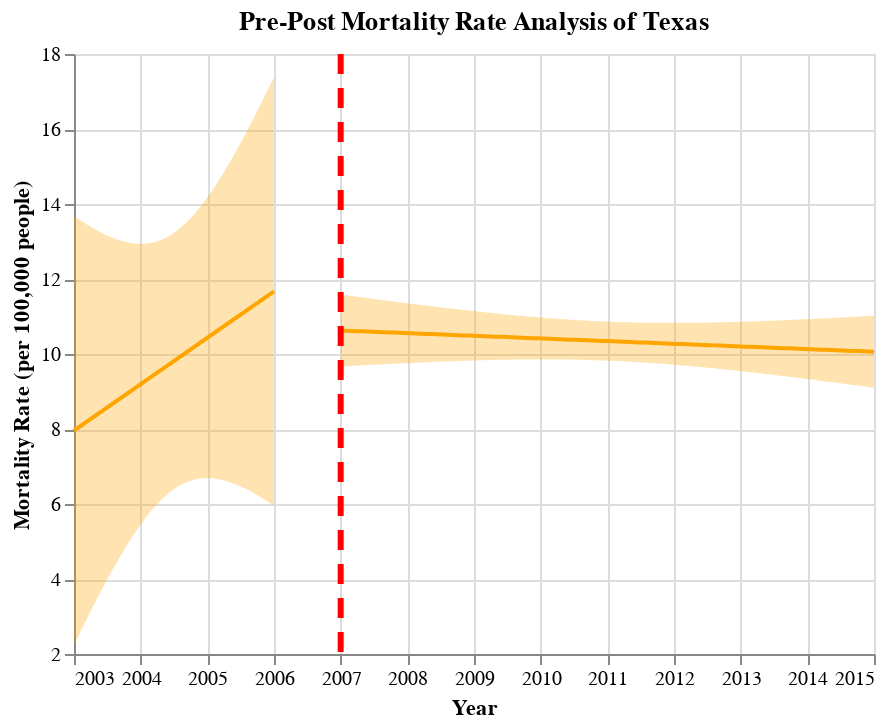

The cell this chart's notebook holds for it:
### Code cell
## Generate Pre-Post Graphs for TX
fit, reg_chart_pre_TX = get_reg_fit_TX(
    death_data_TX_subset_grouped_pre, 
    yvar="average_deaths_state", 
    xvar="YEAR", 
    alpha=0.05
)
reg_chart_pre_TX

fit, reg_chart_post_TX = get_reg_fit_TX(
    death_data_TX_subset_grouped_post, 
    yvar="average_deaths_state", 
    xvar="YEAR", 
    alpha=0.05
)

## Create line post-policy implementation
line_2007 = alt.Chart(pd.DataFrame({'x': [2007]})).mark_rule(strokeDash=[10, 7], color = "red", strokeWidth=3).encode(x='x')

## Generate final pre-post graph for TX
pre_post_TX = reg_chart_pre_TX + reg_chart_post_TX + line_2007
pre_post_TX.properties(title="Pre-Post Mortality Rate Analysis of Texas")

### Figure 1 — Vega-Lite specification as saved in the notebook (floating-point values rounded to 4 significant figures)
{"config": {"view": {"continuousWidth": 400, "continuousHeight": 300}}, "layer": [{"mark": {"type": "errorband", "color": "orange"}, "encoding": {"x": {"field": "YEAR", "type": "quantitative"}, "y": {"field": "ci_low", "title": "", "type": "quantitative"}, "y2": {"field": "ci_high"}}}, {"mark": {"type": "line", "color": "orange"}, "encoding": {"x": {"axis": {"format": "T", "title": "Year"}, "field": "YEAR", "scale": {"zero": false}, "type": "quantitative"}, "y": {"field": "average_deaths_state", "scale": {"zero": false}, "title": "Mortality Rate (per 100,000 people)", "type": "quantitative"}}}, {"layer": [{"mark": {"type": "errorband", "color": "orange"}, "encoding": {"x": {"field": "YEAR", "type": "quantitative"}, "y": {"field": "ci_low", "title": "", "type": "quantitative"}, "y2": {"field": "ci_high"}}}, {"mark": {"type": "line", "color": "orange"}, "encoding": {"x": {"axis": {"format": "T", "title": "Year"}, "field": "YEAR", "scale": {"zero": false}, "type": "quantitative"}, "y": {"field": "average_deaths_state", "scale": {"zero": false}, "title": "Mortality Rate (per 100,000 people)", "type": "quantitative"}}}], "data": {"name": "data-89194dc89a6ae8d8406c704aa99a92a1"}}, {"data": {"name": "data-d625a43cca235c1e9ceabc0e922fc9ef"}, "mark": {"type": "rule", "color": "red", "strokeDash": [10, 7], "strokeWidth": 3}, "encoding": {"x": {"field": "x", "type": "quantitative"}}}], "data": {"name": "data-3cf846b39836afc11c0beb635748a1e0"}, "title": "Pre-Post Mortality Rate Analysis of Texas", "$schema": "https://vega.github.io/schema/vega-lite/v4.17.0.json", "datasets": {"data-3cf846b39836afc11c0beb635748a1e0": [{"YEAR": 2003.0, "average_deaths_state": 7.958, "ci_low": 2.242, "ci_high": 13.67}, {"YEAR": 2003.0, "average_deaths_state": 7.995, "ci_low": 2.352, "ci_high": 13.64}, {"YEAR": 2003.0, "average_deaths_state": 8.032, "ci_low": 2.462, "ci_high": 13.6}, {"YEAR": 2003.0, "average_deaths_state": 8.069, "ci_low": 2.571, "ci_high": 13.57}, {"YEAR": 2003.0, "average_deaths_state": 8.107, "ci_low": 2.68, "ci_high": 13.53}, {"YEAR": 2003.0, "average_deaths_state": 8.144, "ci_low": 2.788, "ci_high": 13.5}, {"YEAR": 2003.0, "average_deaths_state": 8.181, "ci_low": 2.895, "ci_high": 13.47}, {"YEAR": 2003.0, "average_deaths_state": 8.218, "ci_low": 3.002, "ci_high": 13.43}, {"YEAR": 2003.0, "average_deaths_state": 8.255, "ci_low": 3.108, "ci_high": 13.4}, {"YEAR": 2003.0, "average_deaths_state": 8.292, "ci_low": 3.213, "ci_high": 13.37}, {"YEAR": 2003.0, "average_deaths_state": 8.329, "ci_low": 3.318, "ci_high": 13.34}, {"YEAR": 2003.0, "average_deaths_state": 8.366, "ci_low": 3.421, "ci_high": 13.31}, {"YEAR": 2003.0, "average_deaths_state": 8.403, "ci_low": 3.524, "ci_high": 13.28}, {"YEAR": 2003.0, "average_deaths_state": 8.441, "ci_low": 3.626, "ci_high": 13.25}, {"YEAR": 2003.0, "average_deaths_state": 8.478, "ci_low": 3.728, "ci_high": 13.23}, {"YEAR": 2003.0, "average_deaths_state": 8.515, "ci_low": 3.828, "ci_high": 13.2}, {"YEAR": 2003.0, "average_deaths_state": 8.552, "ci_low": 3.927, "ci_high": 13.18}, {"YEAR": 2004.0, "average_deaths_state": 8.589, "ci_low": 4.026, "ci_high": 13.15}, {"YEAR": 2004.0, "average_deaths_state": 8.626, "ci_low": 4.123, "ci_high": 13.13}, {"YEAR": 2004.0, "average_deaths_state": 8.663, "ci_low": 4.22, "ci_high": 13.11}, {"YEAR": 2004.0, "average_deaths_state": 8.7, "ci_low": 4.315, "ci_high": 13.09}, {"YEAR": 2004.0, "average_deaths_state": 8.737, "ci_low": 4.409, "ci_high": 13.07}, {"YEAR": 2004.0, "average_deaths_state": 8.775, "ci_low": 4.501, "ci_high": 13.05}, {"YEAR": 2004.0, "average_deaths_state": 8.812, "ci_low": 4.593, "ci_high": 13.03}, {"YEAR": 2004.0, "average_deaths_state": 8.849, "ci_low": 4.683, "ci_high": 13.01}, {"YEAR": 2004.0, "average_deaths_state": 8.886, "ci_low": 4.772, "ci_high": 13.0}, {"YEAR": 2004.0, "average_deaths_state": 8.923, "ci_low": 4.86, "ci_high": 12.99}, {"YEAR": 2004.0, "average_deaths_state": 8.96, "ci_low": 4.946, "ci_high": 12.97}, {"YEAR": 2004.0, "average_deaths_state": 8.997, "ci_low": 5.03, "ci_high": 12.96}, {"YEAR": 2004.0, "average_deaths_state": 9.034, "ci_low": 5.113, "ci_high": 12.96}, {"YEAR": 2004.0, "average_deaths_state": 9.071, "ci_low": 5.194, "ci_high": 12.95}, {"YEAR": 2004.0, "average_deaths_state": 9.109, "ci_low": 5.274, "ci_high": 12.94}, {"YEAR": 2004.0, "average_deaths_state": 9.146, "ci_low": 5.352, "ci_high": 12.94}, {"YEAR": 2004.0, "average_deaths_state": 9.183, "ci_low": 5.428, "ci_high": 12.94}, {"YEAR": 2004.0, "average_deaths_state": 9.22, "ci_low": 5.502, "ci_high": 12.94}, {"YEAR": 2004.0, "average_deaths_state": 9.257, "ci_low": 5.574, "ci_high": 12.94}, {"YEAR": 2004.0, "average_deaths_state": 9.294, "ci_low": 5.645, "ci_high": 12.94}, {"YEAR": 2004.0, "average_deaths_state": 9.331, "ci_low": 5.713, "ci_high": 12.95}, {"YEAR": 2004.0, "average_deaths_state": 9.368, "ci_low": 5.779, "ci_high": 12.96}, {"YEAR": 2004.0, "average_deaths_state": 9.405, "ci_low": 5.843, "ci_high": 12.97}, {"YEAR": 2004.0, "average_deaths_state": 9.443, "ci_low": 5.905, "ci_high": 12.98}, {"YEAR": 2004.0, "average_deaths_state": 9.48, "ci_low": 5.965, "ci_high": 12.99}, {"YEAR": 2004.0, "average_deaths_state": 9.517, "ci_low": 6.023, "ci_high": 13.01}, {"YEAR": 2004.0, "average_deaths_state": 9.554, "ci_low": 6.078, "ci_high": 13.03}, {"YEAR": 2004.0, "average_deaths_state": 9.591, "ci_low": 6.131, "ci_high": 13.05}, {"YEAR": 2004.0, "average_deaths_state": 9.628, "ci_low": 6.181, "ci_high": 13.08}, {"YEAR": 2004.0, "average_deaths_state": 9.665, "ci_low": 6.229, "ci_high": 13.1}, {"YEAR": 2004.0, "average_deaths_state": 9.702, "ci_low": 6.275, "ci_high": 13.13}, {"YEAR": 2004.0, "average_deaths_state": 9.74, "ci_low": 6.318, "ci_high": 13.16}, {"YEAR": 2004.0, "average_deaths_state": 9.777, "ci_low": 6.359, "ci_high": 13.19}, {"YEAR": 2004.0, "average_deaths_state": 9.814, "ci_low": 6.397, "ci_high": 13.23}, {"YEAR": 2005.0, "average_deaths_state": 9.851, "ci_low": 6.433, "ci_high": 13.27}, {"YEAR": 2005.0, "average_deaths_state": 9.888, "ci_low": 6.467, "ci_high": 13.31}, {"YEAR": 2005.0, "average_deaths_state": 9.925, "ci_low": 6.498, "ci_high": 13.35}, {"YEAR": 2005.0, "average_deaths_state": 9.962, "ci_low": 6.526, "ci_high": 13.4}, {"YEAR": 2005.0, "average_deaths_state": 9.999, "ci_low": 6.552, "ci_high": 13.45}, {"YEAR": 2005.0, "average_deaths_state": 10.04, "ci_low": 6.576, "ci_high": 13.5}, {"YEAR": 2005.0, "average_deaths_state": 10.07, "ci_low": 6.598, "ci_high": 13.55}, {"YEAR": 2005.0, "average_deaths_state": 10.11, "ci_low": 6.617, "ci_high": 13.6}, {"YEAR": 2005.0, "average_deaths_state": 10.15, "ci_low": 6.633, "ci_high": 13.66}, {"YEAR": 2005.0, "average_deaths_state": 10.18, "ci_low": 6.648, "ci_high": 13.72}, {"YEAR": 2005.0, "average_deaths_state": 10.22, "ci_low": 6.66, "ci_high": 13.78}, {"YEAR": 2005.0, "average_deaths_state": 10.26, "ci_low": 6.67, "ci_high": 13.85}, {"YEAR": 2005.0, "average_deaths_state": 10.3, "ci_low": 6.678, "ci_high": 13.91}, {"YEAR": 2005.0, "average_deaths_state": 10.33, "ci_low": 6.684, "ci_high": 13.98}, {"YEAR": 2005.0, "average_deaths_state": 10.37, "ci_low": 6.688, "ci_high": 14.05}, {"YEAR": 2005.0, "average_deaths_state": 10.41, "ci_low": 6.69, "ci_high": 14.13}, {"YEAR": 2005.0, "average_deaths_state": 10.44, "ci_low": 6.69, "ci_high": 14.2}, {"YEAR": 2005.0, "average_deaths_state": 10.48, "ci_low": 6.688, "ci_high": 14.28}, {"YEAR": 2005.0, "average_deaths_state": 10.52, "ci_low": 6.684, "ci_high": 14.35}, {"YEAR": 2005.0, "average_deaths_state": 10.56, "ci_low": 6.679, "ci_high": 14.43}, {"YEAR": 2005.0, "average_deaths_state": 10.59, "ci_low": 6.672, "ci_high": 14.51}, {"YEAR": 2005.0, "average_deaths_state": 10.63, "ci_low": 6.663, "ci_high": 14.6}, {"YEAR": 2005.0, "average_deaths_state": 10.67, "ci_low": 6.653, "ci_high": 14.68}, {"YEAR": 2005.0, "average_deaths_state": 10.7, "ci_low": 6.641, "ci_high": 14.77}, {"YEAR": 2005.0, "average_deaths_state": 10.74, "ci_low": 6.628, "ci_high": 14.86}, {"YEAR": 2005.0, "average_deaths_state": 10.78, "ci_low": 6.613, "ci_high": 14.94}, {"YEAR": 2005.0, "average_deaths_state": 10.82, "ci_low": 6.597, "ci_high": 15.03}, {"YEAR": 2005.0, "average_deaths_state": 10.85, "ci_low": 6.58, "ci_high": 15.13}, {"YEAR": 2005.0, "average_deaths_state": 10.89, "ci_low": 6.561, "ci_high": 15.22}, {"YEAR": 2005.0, "average_deaths_state": 10.93, "ci_low": 6.542, "ci_high": 15.31}, {"YEAR": 2005.0, "average_deaths_state": 10.96, "ci_low": 6.521, "ci_high": 15.41}, {"YEAR": 2005.0, "average_deaths_state": 11.0, "ci_low": 6.499, "ci_high": 15.5}, {"YEAR": 2005.0, "average_deaths_state": 11.04, "ci_low": 6.475, "ci_high": 15.6}, {"YEAR": 2006.0, "average_deaths_state": 11.08, "ci_low": 6.451, "ci_high": 15.7}, {"YEAR": 2006.0, "average_deaths_state": 11.11, "ci_low": 6.426, "ci_high": 15.8}, {"YEAR": 2006.0, "average_deaths_state": 11.15, "ci_low": 6.4, "ci_high": 15.9}, {"YEAR": 2006.0, "average_deaths_state": 11.19, "ci_low": 6.373, "ci_high": 16.0}, {"YEAR": 2006.0, "average_deaths_state": 11.22, "ci_low": 6.345, "ci_high": 16.1}, {"YEAR": 2006.0, "average_deaths_state": 11.26, "ci_low": 6.316, "ci_high": 16.21}, {"YEAR": 2006.0, "average_deaths_state": 11.3, "ci_low": 6.287, "ci_high": 16.31}, {"YEAR": 2006.0, "average_deaths_state": 11.34, "ci_low": 6.256, "ci_high": 16.41}, {"YEAR": 2006.0, "average_deaths_state": 11.37, "ci_low": 6.225, "ci_high": 16.52}, {"YEAR": 2006.0, "average_deaths_state": 11.41, "ci_low": 6.193, "ci_high": 16.63}, {"YEAR": 2006.0, "average_deaths_state": 11.45, "ci_low": 6.161, "ci_high": 16.73}, {"YEAR": 2006.0, "average_deaths_state": 11.48, "ci_low": 6.128, "ci_high": 16.84}, {"YEAR": 2006.0, "average_deaths_state": 11.52, "ci_low": 6.094, "ci_high": 16.95}, {"YEAR": 2006.0, "average_deaths_state": 11.56, "ci_low": 6.06, "ci_high": 17.06}, {"YEAR": 2006.0, "average_deaths_state": 11.6, "ci_low": 6.025, "ci_high": 17.17}, {"YEAR": 2006.0, "average_deaths_state": 11.63, "ci_low": 5.989, "ci_high": 17.28}, {"YEAR": 2006.0, "average_deaths_state": 11.67, "ci_low": 5.953, "ci_high": 17.39}], "data-89194dc89a6ae8d8406c704aa99a92a1": [{"YEAR": 2007.0, "average_deaths_state": 10.63, "ci_low": 9.667, "ci_high": 11.59}, {"YEAR": 2007.0, "average_deaths_state": 10.62, "ci_low": 9.675, "ci_high": 11.57}, {"YEAR": 2007.0, "average_deaths_state": 10.62, "ci_low": 9.683, "ci_high": 11.55}, {"YEAR": 2007.0, "average_deaths_state": 10.61, "ci_low": 9.69, "ci_high": 11.53}, {"YEAR": 2007.0, "average_deaths_state": 10.6, "ci_low": 9.698, "ci_high": 11.51}, {"YEAR": 2007.0, "average_deaths_state": 10.6, "ci_low": 9.705, "ci_high": 11.49}, {"YEAR": 2007.0, "average_deaths_state": 10.59, "ci_low": 9.713, "ci_high": 11.47}, {"YEAR": 2008.0, "average_deaths_state": 10.59, "ci_low": 9.72, "ci_high": 11.45}, {"YEAR": 2008.0, "average_deaths_state": 10.58, "ci_low": 9.727, "ci_high": 11.44}, {"YEAR": 2008.0, "average_deaths_state": 10.58, "ci_low": 9.734, "ci_high": 11.42}, {"YEAR": 2008.0, "average_deaths_state": 10.57, "ci_low": 9.741, "ci_high": 11.4}, {"YEAR": 2008.0, "average_deaths_state": 10.56, "ci_low": 9.748, "ci_high": 11.38}, {"YEAR": 2008.0, "average_deaths_state": 10.56, "ci_low": 9.755, "ci_high": 11.36}, {"YEAR": 2008.0, "average_deaths_state": 10.55, "ci_low": 9.761, "ci_high": 11.35}, {"YEAR": 2008.0, "average_deaths_state": 10.55, "ci_low": 9.768, "ci_high": 11.33}, {"YEAR": 2008.0, "average_deaths_state": 10.54, "ci_low": 9.774, "ci_high": 11.31}, {"YEAR": 2008.0, "average_deaths_state": 10.54, "ci_low": 9.78, "ci_high": 11.29}, {"YEAR": 2008.0, "average_deaths_state": 10.53, "ci_low": 9.786, "ci_high": 11.27}, {"YEAR": 2008.0, "average_deaths_state": 10.52, "ci_low": 9.792, "ci_high": 11.26}, {"YEAR": 2009.0, "average_deaths_state": 10.52, "ci_low": 9.797, "ci_high": 11.24}, {"YEAR": 2009.0, "average_deaths_state": 10.51, "ci_low": 9.803, "ci_high": 11.22}, {"YEAR": 2009.0, "average_deaths_state": 10.51, "ci_low": 9.808, "ci_high": 11.21}, {"YEAR": 2009.0, "average_deaths_state": 10.5, "ci_low": 9.813, "ci_high": 11.19}, {"YEAR": 2009.0, "average_deaths_state": 10.5, "ci_low": 9.818, "ci_high": 11.18}, {"YEAR": 2009.0, "average_deaths_state": 10.49, "ci_low": 9.822, "ci_high": 11.16}, {"YEAR": 2009.0, "average_deaths_state": 10.49, "ci_low": 9.827, "ci_high": 11.14}, {"YEAR": 2009.0, "average_deaths_state": 10.48, "ci_low": 9.831, "ci_high": 11.13}, {"YEAR": 2009.0, "average_deaths_state": 10.47, "ci_low": 9.835, "ci_high": 11.11}, {"YEAR": 2009.0, "average_deaths_state": 10.47, "ci_low": 9.838, "ci_high": 11.1}, {"YEAR": 2009.0, "average_deaths_state": 10.46, "ci_low": 9.841, "ci_high": 11.08}, {"YEAR": 2009.0, "average_deaths_state": 10.46, "ci_low": 9.844, "ci_high": 11.07}, {"YEAR": 2009.0, "average_deaths_state": 10.45, "ci_low": 9.847, "ci_high": 11.06}, {"YEAR": 2010.0, "average_deaths_state": 10.45, "ci_low": 9.849, "ci_high": 11.04}, {"YEAR": 2010.0, "average_deaths_state": 10.44, "ci_low": 9.851, "ci_high": 11.03}, {"YEAR": 2010.0, "average_deaths_state": 10.43, "ci_low": 9.853, "ci_high": 11.02}, {"YEAR": 2010.0, "average_deaths_state": 10.43, "ci_low": 9.854, "ci_high": 11.0}, {"YEAR": 2010.0, "average_deaths_state": 10.42, "ci_low": 9.855, "ci_high": 10.99}, {"YEAR": 2010.0, "average_deaths_state": 10.42, "ci_low": 9.856, "ci_high": 10.98}, {"YEAR": 2010.0, "average_deaths_state": 10.41, "ci_low": 9.856, "ci_high": 10.97}, {"YEAR": 2010.0, "average_deaths_state": 10.41, "ci_low": 9.856, "ci_high": 10.96}, {"YEAR": 2010.0, "average_deaths_state": 10.4, "ci_low": 9.855, "ci_high": 10.95}, {"YEAR": 2010.0, "average_deaths_state": 10.39, "ci_low": 9.854, "ci_high": 10.93}, {"YEAR": 2010.0, "average_deaths_state": 10.39, "ci_low": 9.852, "ci_high": 10.93}, {"YEAR": 2010.0, "average_deaths_state": 10.38, "ci_low": 9.85, "ci_high": 10.92}, {"YEAR": 2011.0, "average_deaths_state": 10.38, "ci_low": 9.848, "ci_high": 10.91}, {"YEAR": 2011.0, "average_deaths_state": 10.37, "ci_low": 9.845, "ci_high": 10.9}, {"YEAR": 2011.0, "average_deaths_state": 10.37, "ci_low": 9.842, "ci_high": 10.89}, {"YEAR": 2011.0, "average_deaths_state": 10.36, "ci_low": 9.838, "ci_high": 10.88}, {"YEAR": 2011.0, "average_deaths_state": 10.35, "ci_low": 9.833, "ci_high": 10.88}, {"YEAR": 2011.0, "average_deaths_state": 10.35, "ci_low": 9.828, "ci_high": 10.87}, {"YEAR": 2011.0, "average_deaths_state": 10.34, "ci_low": 9.823, "ci_high": 10.86}, {"YEAR": 2011.0, "average_deaths_state": 10.34, "ci_low": 9.817, "ci_high": 10.86}, {"YEAR": 2011.0, "average_deaths_state": 10.33, "ci_low": 9.811, "ci_high": 10.85}, {"YEAR": 2011.0, "average_deaths_state": 10.33, "ci_low": 9.804, "ci_high": 10.85}, {"YEAR": 2011.0, "average_deaths_state": 10.32, "ci_low": 9.796, "ci_high": 10.85}, {"YEAR": 2011.0, "average_deaths_state": 10.32, "ci_low": 9.788, "ci_high": 10.84}, {"YEAR": 2011.0, "average_deaths_state": 10.31, "ci_low": 9.78, "ci_high": 10.84}, {"YEAR": 2012.0, "average_deaths_state": 10.3, "ci_low": 9.771, "ci_high": 10.84}, {"YEAR": 2012.0, "average_deaths_state": 10.3, "ci_low": 9.762, "ci_high": 10.83}, {"YEAR": 2012.0, "average_deaths_state": 10.29, "ci_low": 9.752, "ci_high": 10.83}, {"YEAR": 2012.0, "average_deaths_state": 10.29, "ci_low": 9.742, "ci_high": 10.83}, {"YEAR": 2012.0, "average_deaths_state": 10.28, "ci_low": 9.731, "ci_high": 10.83}, {"YEAR": 2012.0, "average_deaths_state": 10.28, "ci_low": 9.72, "ci_high": 10.83}, {"YEAR": 2012.0, "average_deaths_state": 10.27, "ci_low": 9.709, "ci_high": 10.83}, {"YEAR": 2012.0, "average_deaths_state": 10.26, "ci_low": 9.697, "ci_high": 10.83}, {"YEAR": 2012.0, "average_deaths_state": 10.26, "ci_low": 9.684, "ci_high": 10.83}, {"YEAR": 2012.0, "average_deaths_state": 10.25, "ci_low": 9.672, "ci_high": 10.83}, {"YEAR": 2012.0, "average_deaths_state": 10.25, "ci_low": 9.659, "ci_high": 10.84}, {"YEAR": 2012.0, "average_deaths_state": 10.24, "ci_low": 9.645, "ci_high": 10.84}, {"YEAR": 2013.0, "average_deaths_state": 10.24, "ci_low": 9.632, "ci_high": 10.84}, {"YEAR": 2013.0, "average_deaths_state": 10.23, "ci_low": 9.618, "ci_high": 10.84}, {"YEAR": 2013.0, "average_deaths_state": 10.22, "ci_low": 9.603, "ci_high": 10.85}, {"YEAR": 2013.0, "average_deaths_state": 10.22, "ci_low": 9.589, "ci_high": 10.85}, {"YEAR": 2013.0, "average_deaths_state": 10.21, "ci_low": 9.574, "ci_high": 10.85}, {"YEAR": 2013.0, "average_deaths_state": 10.21, "ci_low": 9.559, "ci_high": 10.86}, {"YEAR": 2013.0, "average_deaths_state": 10.2, "ci_low": 9.543, "ci_high": 10.86}, {"YEAR": 2013.0, "average_deaths_state": 10.2, "ci_low": 9.528, "ci_high": 10.86}, {"YEAR": 2013.0, "average_deaths_state": 10.19, "ci_low": 9.512, "ci_high": 10.87}, {"YEAR": 2013.0, "average_deaths_state": 10.18, "ci_low": 9.496, "ci_high": 10.87}, {"YEAR": 2013.0, "average_deaths_state": 10.18, "ci_low": 9.479, "ci_high": 10.88}, {"YEAR": 2013.0, "average_deaths_state": 10.17, "ci_low": 9.463, "ci_high": 10.88}, {"YEAR": 2013.0, "average_deaths_state": 10.17, "ci_low": 9.446, "ci_high": 10.89}, {"YEAR": 2014.0, "average_deaths_state": 10.16, "ci_low": 9.429, "ci_high": 10.89}, {"YEAR": 2014.0, "average_deaths_state": 10.16, "ci_low": 9.412, "ci_high": 10.9}, {"YEAR": 2014.0, "average_deaths_state": 10.15, "ci_low": 9.395, "ci_high": 10.91}, {"YEAR": 2014.0, "average_deaths_state": 10.14, "ci_low": 9.377, "ci_high": 10.91}, {"YEAR": 2014.0, "average_deaths_state": 10.14, "ci_low": 9.36, "ci_high": 10.92}, {"YEAR": 2014.0, "average_deaths_state": 10.13, "ci_low": 9.342, "ci_high": 10.93}, {"YEAR": 2014.0, "average_deaths_state": 10.13, "ci_low": 9.324, "ci_high": 10.93}, {"YEAR": 2014.0, "average_deaths_state": 10.12, "ci_low": 9.306, "ci_high": 10.94}, {"YEAR": 2014.0, "average_deaths_state": 10.12, "ci_low": 9.288, "ci_high": 10.95}, {"YEAR": 2014.0, "average_deaths_state": 10.11, "ci_low": 9.269, "ci_high": 10.95}, {"YEAR": 2014.0, "average_deaths_state": 10.11, "ci_low": 9.251, "ci_high": 10.96}, {"YEAR": 2014.0, "average_deaths_state": 10.1, "ci_low": 9.232, "ci_high": 10.97}, {"YEAR": 2015.0, "average_deaths_state": 10.09, "ci_low": 9.214, "ci_high": 10.97}, {"YEAR": 2015.0, "average_deaths_state": 10.09, "ci_low": 9.195, "ci_high": 10.98}, {"YEAR": 2015.0, "average_deaths_state": 10.08, "ci_low": 9.176, "ci_high": 10.99}, {"YEAR": 2015.0, "average_deaths_state": 10.08, "ci_low": 9.157, "ci_high": 11.0}, {"YEAR": 2015.0, "average_deaths_state": 10.07, "ci_low": 9.138, "ci_high": 11.0}, {"YEAR": 2015.0, "average_deaths_state": 10.07, "ci_low": 9.119, "ci_high": 11.01}, {"YEAR": 2015.0, "average_deaths_state": 10.06, "ci_low": 9.1, "ci_high": 11.02}], "data-d625a43cca235c1e9ceabc0e922fc9ef": [{"x": 2007}]}}
